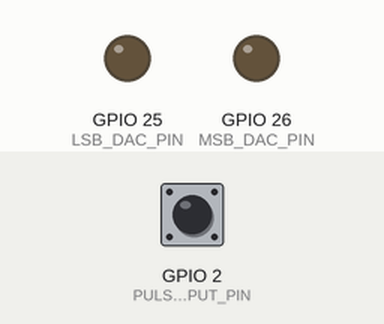
The sketch below on a simulated ESP32. Parts: output pins drawn as LEDs (lit = HIGH). The inputs (shaded band) are chosen by the test bench; at power-on: GPIO 2 (PULSE_INPUT_PIN) LOW.

Above: at 1.2 s.
1.3 s: GPIO 2 (PULSE_INPUT_PIN) pulled HIGH for 0.15 s
At 2.4 s:
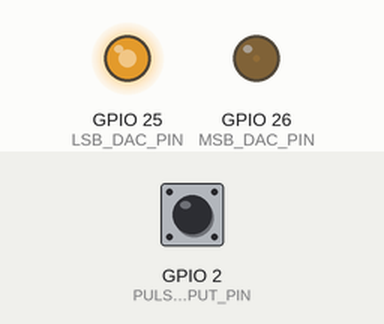
Timing chart, 0 to 4.3 s (numbered marks = the images above; inputs shaded):
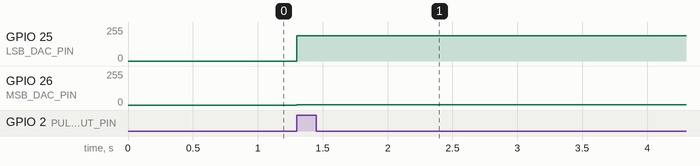

The sketch:

pulse_to_analog_ultra_asm.ino
```cpp
/*
  Pulse-to-16-Bit-Analog Converter for ESP32 - Ultra ASM Version

  This version uses full inline assembly for the pulse measurement ISR
  to minimize latency and jitter to the absolute minimum possible on Xtensa.
*/

#include <Arduino.h>
#include <driver/dac.h>

//================================================================================
// --- CONFIGURATION ---
//================================================================================
const int PULSE_INPUT_PIN = 2;
const int LSB_DAC_PIN = 25;
const int MSB_DAC_PIN = 26;

const unsigned long MIN_PULSE_WIDTH_US = 0;
const unsigned long MAX_PULSE_WIDTH_US = 20000;

//================================================================================

volatile uint32_t pulseStartCycles = 0;
volatile uint32_t pulseWidthCycles = 0;
volatile bool newPulseAvailable = false;

uint32_t minCycles;
uint32_t maxCycles;
uint32_t rangeCycles;

/**
 * ISR: Ultra-optimized using inline ASM
 */
void IRAM_ATTR measurePulse() {
#ifndef UNIT_TEST
    uint32_t now;
    uint32_t gpio_val;
    uint32_t pin_mask = (1 << PULSE_INPUT_PIN);

    // Read cycle count and GPIO in one block to keep them close
    asm volatile (
        "rsr %0, ccount \n"
        "l32i %1, %2, 0 \n"
        : "=a"(now), "=a"(gpio_val)
        : "a"(GPIO_IN_REG)
    );

    if (gpio_val & pin_mask) {
        pulseStartCycles = now;
    } else {
        pulseWidthCycles = now - pulseStartCycles;
        newPulseAvailable = true;
    }
#else
    uint32_t now;
    now = mock_ccount;
    if (REG_READ(GPIO_IN_REG) & (1 << PULSE_INPUT_PIN)) {
        pulseStartCycles = now;
    } else {
        pulseWidthCycles = now - pulseStartCycles;
        newPulseAvailable = true;
    }
#endif
}

void setup() {
    uint32_t cpuFreq = getCpuFrequencyMhz();
    minCycles = MIN_PULSE_WIDTH_US * cpuFreq;
    maxCycles = MAX_PULSE_WIDTH_US * cpuFreq;
    rangeCycles = maxCycles - minCycles;

    dac_output_enable(DAC_CHANNEL_1);
    dac_output_enable(DAC_CHANNEL_2);
    pinMode(PULSE_INPUT_PIN, INPUT);
    attachInterrupt(digitalPinToInterrupt(PULSE_INPUT_PIN), measurePulse, CHANGE);
}

void loop() {
    if (newPulseAvailable) {
        uint32_t capturedWidth = pulseWidthCycles;
        newPulseAvailable = false;

        if (capturedWidth < minCycles) capturedWidth = minCycles;
        if (capturedWidth > maxCycles) capturedWidth = maxCycles;

        uint64_t val = (uint64_t)(capturedWidth - minCycles) * 65535;
        uint16_t dacValue16bit = (uint16_t)(val / rangeCycles);

        dac_output_voltage(DAC_CHANNEL_1, dacValue16bit & 0xFF);
        dac_output_voltage(DAC_CHANNEL_2, dacValue16bit >> 8);
    }
}
```

Measured:
- after the input at 1.3 s, GPIO 25 (LSB_DAC_PIN): 0/255 → 191/255 at once; GPIO 26 (MSB_DAC_PIN): 0/255 → 1/255 at once
